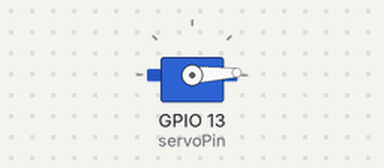
This sketch was run on a simulated ESP32. Parts: servo.

Above: at 0.05 s.
At 1.3 s:
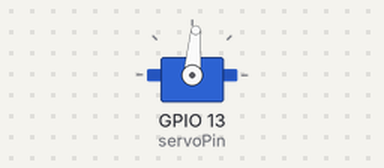
At 2.6 s:
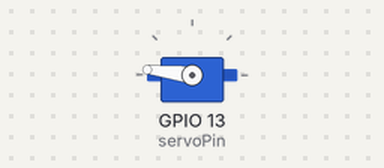
At 5.2 s:
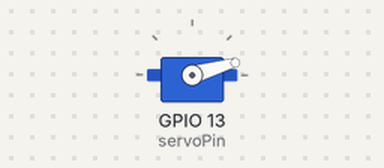
Timing chart, 0 to 7.1 s (numbered marks = the images above):
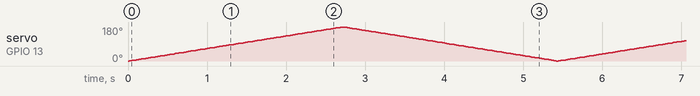

The sketch:

pj5_1_servo.ino
```cpp
#include <ESP32_Servo.h>
Servo myservo;  // create servo object to control a servo
                // 16 servo objects can be created on the ESP32

int pos = 0;    // variable to store the servo position
// Recommended PWM GPIO pins on the ESP32 include 2,4,12-19,21-23,25-27,32-33
int servoPin = 13;

void setup() {
  myservo.attach(servoPin);   // attaches the servo on pin 18 to the servo object

}

void loop() {
  for (pos = 0; pos <= 180; pos += 1) { // goes from 0 degrees to 180 degrees
    // in steps of 1 degree
    myservo.write(pos);              // tell servo to go to position in variable 'pos'
    delay(15);                       // waits 15ms for the servo to reach the position
  }
  for (pos = 180; pos >= 0; pos -= 1) { // goes from 180 degrees to 0 degrees
    myservo.write(pos);              // tell servo to go to position in variable 'pos'
    delay(15);                       // waits 15ms for the servo to reach the position
  }

}
```
